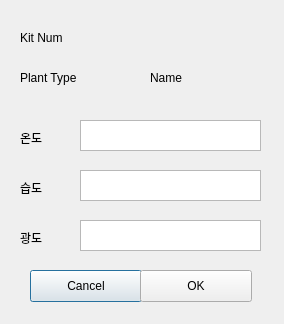
<?xml version="1.0" encoding="UTF-8"?>
<ui version="4.0">
 <class>Dialog</class>
 <widget class="QDialog" name="Dialog">
  <property name="geometry">
   <rect>
    <x>0</x>
    <y>0</y>
    <width>284</width>
    <height>324</height>
   </rect>
  </property>
  <property name="windowTitle">
   <string>Dialog</string>
  </property>
  <widget class="QLabel" name="label">
   <property name="geometry">
    <rect>
     <x>150</x>
     <y>70</y>
     <width>41</width>
     <height>16</height>
    </rect>
   </property>
   <property name="text">
    <string>Name</string>
   </property>
  </widget>
  <widget class="QPushButton" name="pushButton">
   <property name="geometry">
    <rect>
     <x>30</x>
     <y>270</y>
     <width>112</width>
     <height>32</height>
    </rect>
   </property>
   <property name="text">
    <string>Cancel</string>
   </property>
  </widget>
  <widget class="QPushButton" name="pushButton_2">
   <property name="geometry">
    <rect>
     <x>140</x>
     <y>270</y>
     <width>112</width>
     <height>32</height>
    </rect>
   </property>
   <property name="text">
    <string>OK</string>
   </property>
  </widget>
  <widget class="QTextEdit" name="textEdit">
   <property name="geometry">
    <rect>
     <x>80</x>
     <y>170</y>
     <width>181</width>
     <height>31</height>
    </rect>
   </property>
  </widget>
  <widget class="QLabel" name="label_3">
   <property name="geometry">
    <rect>
     <x>20</x>
     <y>70</y>
     <width>81</width>
     <height>16</height>
    </rect>
   </property>
   <property name="text">
    <string>Plant Type</string>
   </property>
  </widget>
  <widget class="QTextEdit" name="textEdit_3">
   <property name="geometry">
    <rect>
     <x>80</x>
     <y>120</y>
     <width>181</width>
     <height>31</height>
    </rect>
   </property>
  </widget>
  <widget class="QLabel" name="label_4">
   <property name="geometry">
    <rect>
     <x>20</x>
     <y>30</y>
     <width>51</width>
     <height>16</height>
    </rect>
   </property>
   <property name="text">
    <string>Kit Num</string>
   </property>
  </widget>
  <widget class="QLabel" name="label_2">
   <property name="geometry">
    <rect>
     <x>20</x>
     <y>130</y>
     <width>41</width>
     <height>16</height>
    </rect>
   </property>
   <property name="text">
    <string>온도</string>
   </property>
  </widget>
  <widget class="QLabel" name="label_5">
   <property name="geometry">
    <rect>
     <x>20</x>
     <y>180</y>
     <width>41</width>
     <height>16</height>
    </rect>
   </property>
   <property name="text">
    <string>습도</string>
   </property>
  </widget>
  <widget class="QLabel" name="label_6">
   <property name="geometry">
    <rect>
     <x>20</x>
     <y>230</y>
     <width>41</width>
     <height>16</height>
    </rect>
   </property>
   <property name="text">
    <string>광도</string>
   </property>
  </widget>
  <widget class="QTextEdit" name="textEdit_4">
   <property name="geometry">
    <rect>
     <x>80</x>
     <y>220</y>
     <width>181</width>
     <height>31</height>
    </rect>
   </property>
  </widget>
 </widget>
 <resources/>
 <connections/>
</ui>
